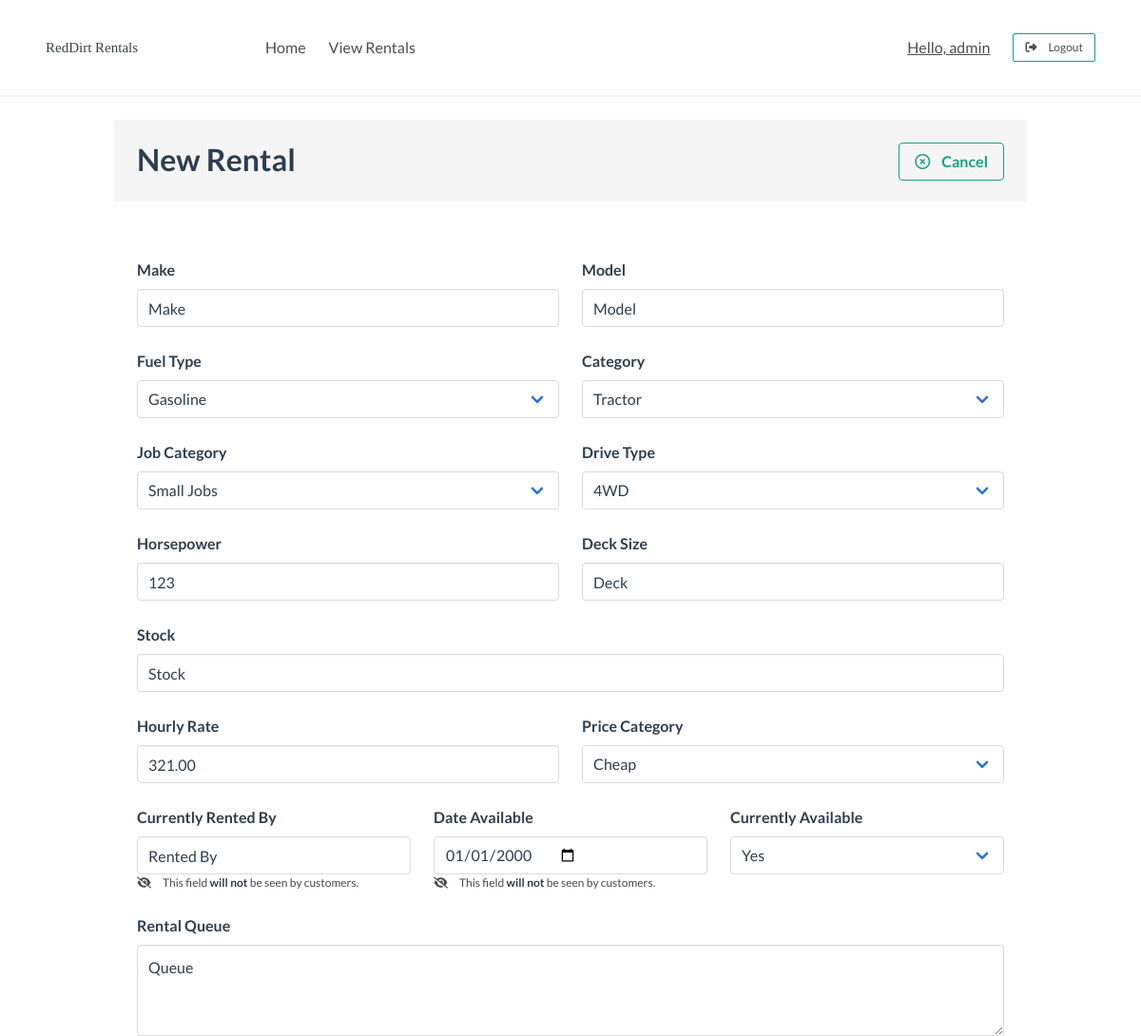
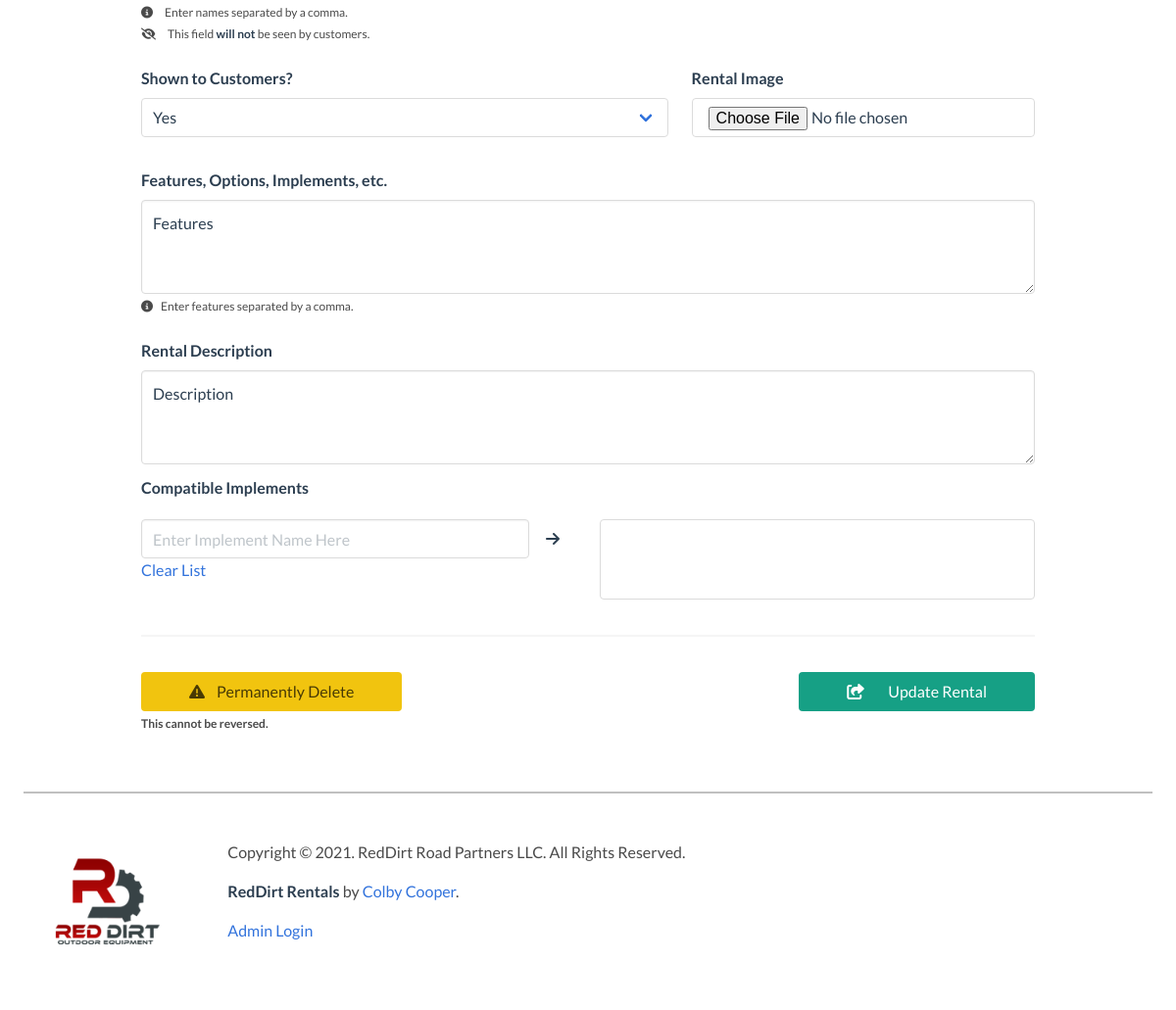
Screenshot of /admin/details/7 (signed in) with the database file from the repository (2 pictures, top to bottom).
### tables this page shows
CREATE TABLE inventory (
    id INTEGER PRIMARY KEY AUTOINCREMENT,
    category TEXT,
    make TEXT,
    model TEXT,
    fuel_type TEXT,
    horsepower TEXT, 
    deck_size TEXT,
    implements TEXT,
    stock TEXT,
    drive TEXT,
    rate FLOAT,
    image_paths BLOB,
    job_category TEXT,
    price_range TEXT, 
    is_available INTEGER DEFAULT 1,
    available_on DATE,
    rented_by TEXT,
    rent_queue TEXT,
    is_shown INTEGER DEFAULT 1,
    description TEXT,
    features TEXT
);

### rentals_app/admin.py (the view)
@admin.route('/details/<int:id>')
@login_required
def details(id):
    rental = Rental().find_rental(rental_id=id)
    paths = []
    return render_template('admin/details.html', rental=rental, images=paths)

### rentals_app/templates/admin/details.html (shortened to what this page needs)
{% extends "base.html" %}
{% block content %}
<div class="container is-fluid my-5">
    <div class="container is-max-desktop">
        <h1 class="title is-family-title has-background-light p-5"
            style="border-bottom: 2px solid whitesmoke;">
            New Rental
            <a href="{{ url_for('admin.inventory') }}"
               class="button is-info is-outlined is-pulled-right">
                <i class="far fa-times-circle mr-3"></i> Cancel
            </a>
        </h1>
        <form method="POST"
              action="{{ url_for('admin.update', id=rental.rental_id) }}"
              enctype="multipart/form-data"
              class="p-5">
            <div class="columns my-0">
                <div class="column">
                    <label class="label">Make</label>
                    <div class="field">
                        <div class="field">
                            <input class="input "
                                   type="text"
                                   name="make"
                                   value="{{rental.make}}"
                                   placeholder="Make">
                        </div>
                    </div>
                </div>
                <div class="column">
                    <label class="label">Model</label>
                    <div class="field">
                        <div class="field">
                            <input class="input "
                                   type="text"
                                   name="model"
                                   value="{{rental.model}}"
                                   placeholder="Model">
                        </div>
                    </div>
                </div>
            </div>
            <div class="columns my-0">
                <div class="column">
                    <label class="label">Fuel Type</label>
                    <div class="field">
                        <div class="select is-fullwidth">
                            <select name="fuel_type">
                                <option {%if
                                        rental.fuel_type=='Gasoline'
                                        %}selected{%endif%}>Gasoline</option>
                            </select>
                        </div>
                    </div>
                </div>
                <div class="column">
                    <label class="label">Category</label>
                    <div class="field">
                        <div class="control">
                            <div class="select is-fullwidth">
                                <select name="category">
                                    <option {%if
                                            rental.category=='Tractor'
                                            %}selected{%endif%}>Tractor</option>
                                </select>
                            </div>
                        </div>
                    </div>
                </div>
            </div>
            <div class="columns my-0">
                <div class="column">
                    <label class="label">Job Category</label>
                    <div class="field">
                        <div class="control">
                            <div class="select is-fullwidth">
                                <select name="job_category">
                                    <option {%if
                                            rental.job_category=='Small Jobs'
                                            %}selected{%endif%}>Small Jobs</option>
                                </select>
                            </div>
                        </div>
                    </div>
                </div>
                <div class="column">
                    <label class="label">Drive Type</label>
                    <div class="field">
                        <div class="control">
                            <div class="select is-fullwidth">
                                <select name="drive">
                                    <option {%if
                                            rental.drive=='4WD'
                                            %}selected{%endif%}>4WD</option>
                                </select>
                            </div>
                        </div>
                    </div>
                </div>
            </div>
            <div class="columns my-0">
                <div class="column">
                    <label class="label py-0">Horsepower</label>
                    <div class="field">
                        <input class="input "
                               type="number"
                               step="0.1"
                               value="{{rental.horse_power}}"
                               name="horse_power"
                               placeholder="Horsepower">
                    </div>
                </div>
                <div class="column">
                    <label class="label">Deck Size</label>
                    <div class="field">
                        <input class="input "
                               type="text"
                               value="{{rental.deck_size}}"
                               name="deck_size"
                               placeholder="Deck Size">
                    </div>
                </div>
            </div>
            <div class="columns my-0">
                <div class="column">
                    <label class="label">Stock</label>
                    <div class="field">
                        <input class="input"
                               type="text"
                               name="stock"
                               value="{{rental.stock}}"
                               placeholder="Stock">
                    </div>
                </div>
            </div>
            <div class="columns my-0">
                <div class="column">
                    <label class="label">Hourly Rate</label>
                    <div class="field">
                        <input class="input"
                               type="number"
                               step="0.01"
                               name="rate"
                               value="{{'%0.2f'%rental.rate[0]}}"
                               placeholder="Hourly Rate">
                    </div>
                </div>
                <div class="column">
                    <label class="label">Price Category</label>
                    <div class="field">
                        <div class="control is-expanded">
                            <div class="select is-fullwidth">
                                <select name="price_range">
                                    <option {%if
                                            rental.price_range=='Cheap'
                                            %}selected{%endif%}>Cheap</option>
                                </select>
                            </div>
                        </div>
                    </div>
                </div>
            </div>
            <div class="columns my-0">
                <div class="column">
                    <label class="label">Currently Rented By</label>
                    <div class="field">
                        <input type="text"
                               class="input"
                               name="rented_by"
                               value="{{rental.rented_by}}"
                               placeholder="John Doe">
                        <div class="wrapper is-size-7">
                            <i class="fas fa-eye-slash mr-3"></i>This field <strong>will not </strong>be seen by customers.</p>
                        </div>
                    </div>
                </div>
                <div class="column">
                    <label class="label">Date Available</label>
                    <div class="field">
                        <input type="date"
                               class="input"
                               value="{{rental.available_on}}"
                               name="available_on">
                        <div class="wrapper is-size-7">
                            <i class="fas fa-eye-slash mr-3">
                            </i>This field <strong>will not </strong>be seen by customers.</p>
                        </div>
                    </div>
                </div>
                <div class="column">
                    <label class="label">Currently Available</label>
                    <div class="field">
                        <div class="control">
                            <div class="select is-fullwidth">
                                <select name="is_available"
                                        required>
                                    <option >Yes</option>
                                </select>
                            </div>
                        </div>
                    </div>
                </div>
            </div>
            <div class="columns my-0">
                <div class="column">
                    <label class="label">Rental Queue</label>
                    <div class="field">
                        <textarea class="textarea"
                                  name="rent_queue"
                                  rows=3
                                  placeholder="Johnny Appleseed, Jane Doe, etc.">
                            {%- if rental.rent_queue -%}
                                {{rental.rent_queue}}
                            {%- endif -%}
                        </textarea>
                        <p class="help">
                            <i class="fas fa-info-circle mr-3"></i>Enter names separated by a comma.
                        </p>
                        <p class="help">
                            <i class="fas fa-eye-slash mr-3"></i>This field <strong>will not </strong>be seen by customers.
                        </p>
                    </div>
                </div>
            </div>
            <div class="columns my-0 ">
                <div class="column">
                    <label class="label">Shown to Customers?</label>
                    <div class="field">
                        <div class="control ">
                            <div class="select is-fullwidth">
                                <select name="is_shown">
                                    <option >Yes</option>
                                </select>
                            </div>
                        </div>
                    </div>
                </div>
                <div class="column is-two-fifths">
                    <label class="label">Rental Image</label>
                    <div class="field">
                        <div class="file">
                            <label class="file-label">
                                <input class="button is-outlined"
                                       type="file"
                                       name="files">
                            </label>
                        </div>
                        <div id="selected_files"
                             class="p-1">
                        </div>
                    </div>
                </div>
            </div>
            <div class="columns my-0 ">
                <div class="column">
                    <label class="label">Features, Options, Implements, etc.</label>
                    <div class="field">
                        <textarea class="textarea"
                                  rows=3
                                  placeholder="feature1, feature2, feature3, etc. "
                                  name="features">
                                  {%- if rental.features -%}
                                     {{ rental.features}}
                                  {%- endif -%}
                        </textarea>
                        <p class="help ">
                            <i class="fas fa-info-circle mr-2 "></i>Enter features separated by a comma.
                        </p>
                    </div>
                </div>
            </div>
            <div class="columns my-0">
                <div class="column">
                    <label class="label">Rental Description</label>
                    <div class="field">
                        <textarea class="textarea"
                                  rows=3
                                  placeholder="Description"
                                  name="description">
                                  {%- if rental.description -%}
                                    {{rental.description}}
                                  {%- endif -%}
                        </textarea>
                    </div>
                </div>
            </div>
            <label class="label">Compatible Implements</label>
            <div class="columns my-0">
                <div class="column">
                    <div class="is-flex is-flex-direction-row">
                        <input class="input is-flex-grow-1"
                               type="text"
                               placeholder="Enter Implement Name Here"
                               id="implement_adder">
                        <button class="button is-white has-text-dark"
                                id="implement_adder_submit"
                                type="button">
                            <i class="fas fa-arrow-right"></i>
                        </button>
                    </div>
                    <a class="is-link"
                       id="implement_clear">Clear List</a>
                </div>
                <div class="column">
                    <div class="select is-multiple is-fullwidth">
                        <select multiple
                                id="implement_target"
                                name="implements">
                        </select>
                    </div>
                </div>
            </div>
            <div class="my-5"
                 style="border-top: 2px solid whitesmoke;"></div>
            <div class="columns my-0 ">
                <div class="column">
                    <a href="{{url_for('admin.delete', id=rental.rental_id)}}"
                       class="button is-warning px-6">
                        <i class="fas fa-exclamation-triangle mr-3"></i>
                        Permanently Delete
                    </a>
                    <p class="help has-text-weight-bold">This cannot be reversed.</p>
                </div>
                <div class="column">
                    <div class="control is-flex is-fullwidth is-justify-content-flex-end ">
                        <button type="submit"
                                class="button is-info px-6">
                            <i class="fas fa-share-square mr-5"></i>Update Rental
                        </button>
                    </div>
                </div>
            </div>
        </form>
    </div>
</div>
{% endblock %}

### rows the page displays
inventory: make "Make", model "Model", fuel_type "Gasoline", category "Tractor", job_category "Small Jobs", drive "4WD", horse_power "123", deck_size "Deck", stock "Stock", rate "321.00", price_range "Cheap", rented_by "Rented By", available_on "01/01/2000", rent_queue "Queue", features "Features", description "Description"

### other values shown
{{ session['username'] }} "admin"
